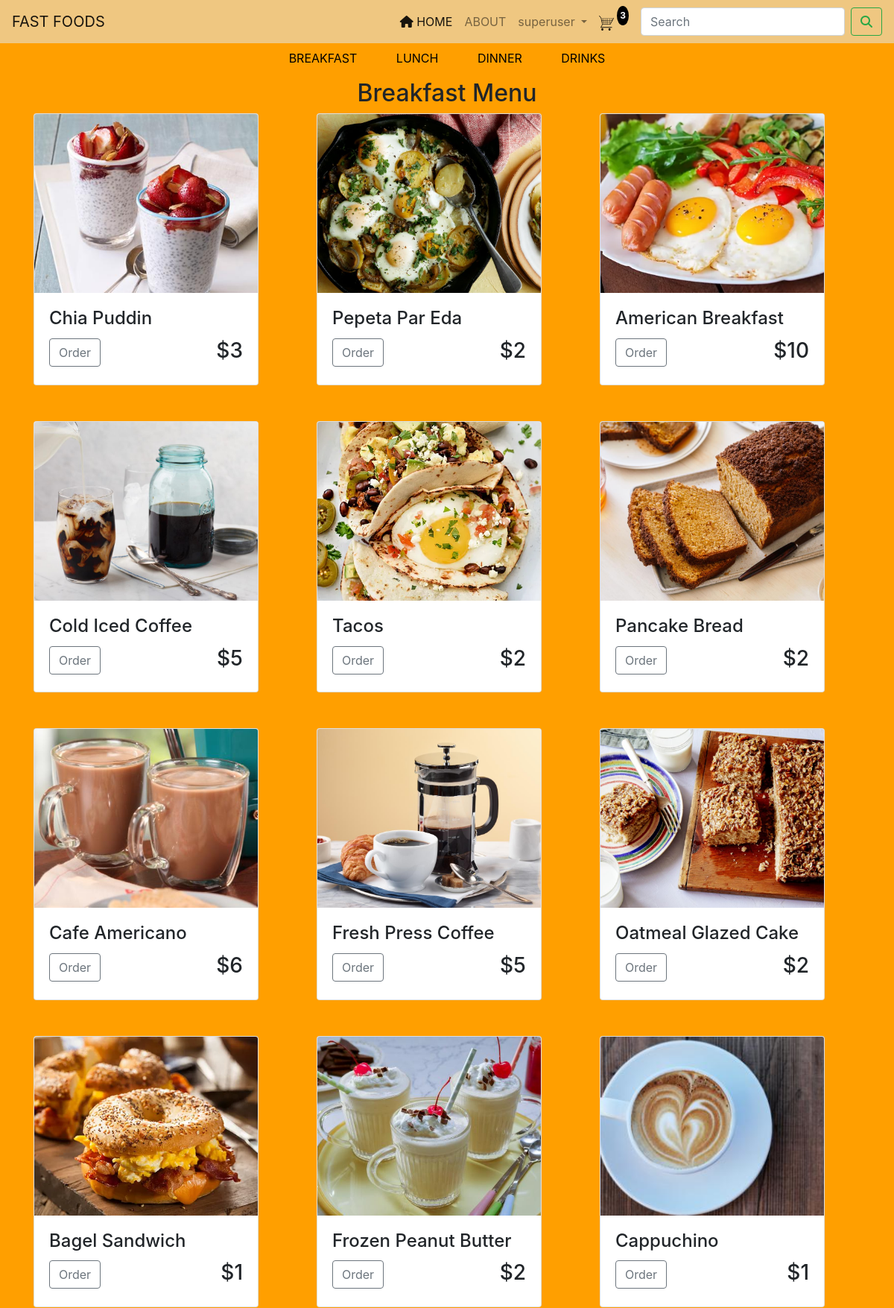
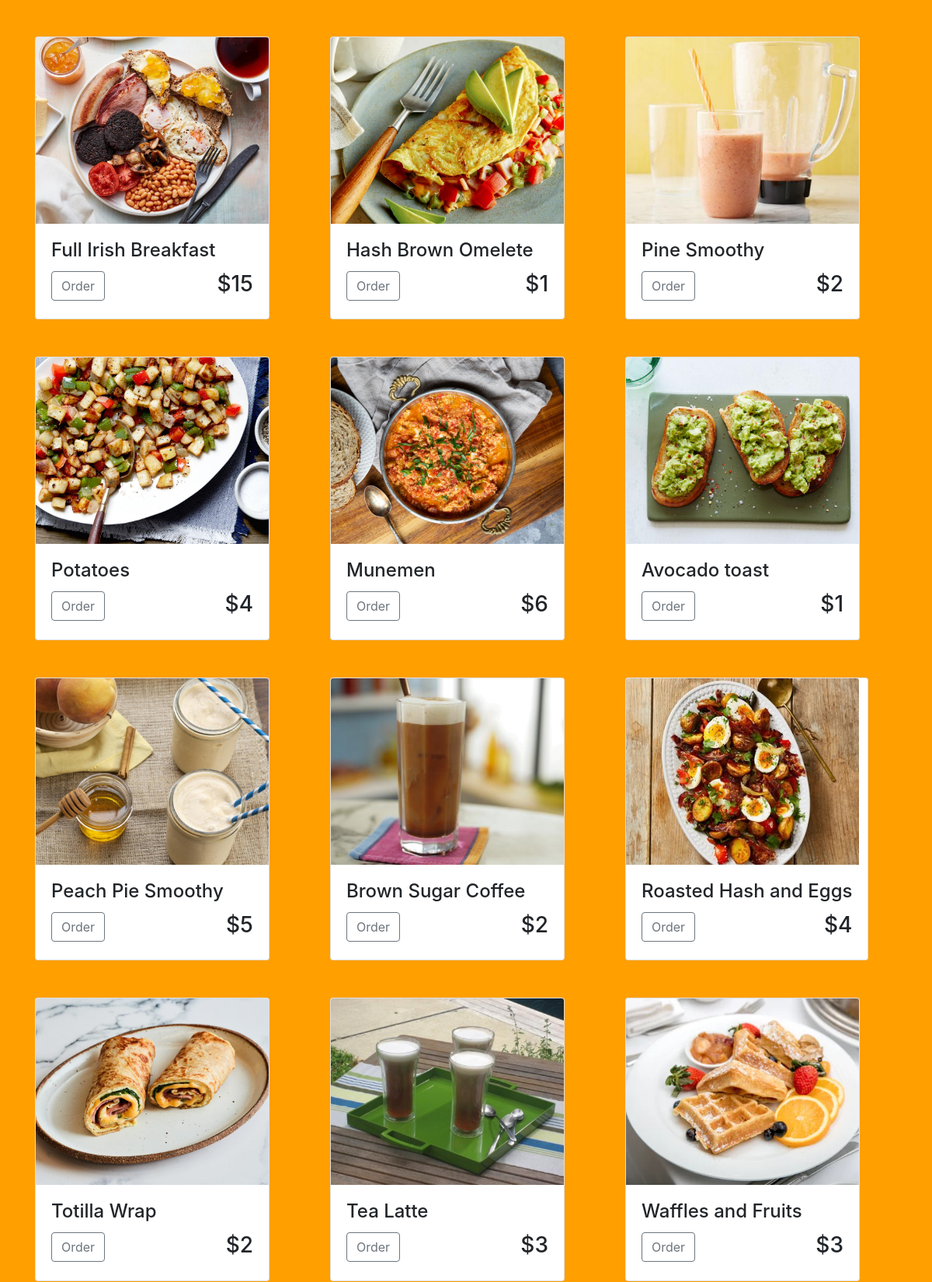
/app/breakfast/ (signed in, upper part), run on the app's committed database (2 pictures, top to bottom).
### app/models.py (models this page shows, shortened)
class Cart(models.Model):
    id = models.UUIDField(primary_key=True, default=uuid.uuid4)
    user = models.ForeignKey(User, on_delete=models.CASCADE)
    completed = models.BooleanField(default=False)
    class Meta:
        verbose_name_plural = 'cart'
    @property
    def no_items(self):
        cartitems = self.cartitems.all()
        quantity= sum([item.quantity for item in cartitems])
        return quantity

class Cartitem(models.Model):
    food = models.ForeignKey(Food, on_delete=models.CASCADE, related_name='items')
    cart = models.ForeignKey(Cart, on_delete=models.CASCADE, related_name='cartitems')
    quantity = models.IntegerField(default=0)
    added_at = models.DateTimeField(auto_now_add=True)
    class Meta:
        verbose_name_plural = 'Cartitem'
        ordering = ('-added_at',)

class Food(models.Model):
    id =models.UUIDField(primary_key=True, default=uuid.uuid4)
    name = models.CharField(max_length=120)
    meal = models.ForeignKey(Meal, on_delete=models.CASCADE, null=True)
    course = models.ForeignKey(Course, on_delete=models.CASCADE, null=True)
    price = models.PositiveIntegerField(null=True)
    image = models.ImageField(upload_to='food_pics/', default='/media/food.jpg')
    created = models.DateTimeField(auto_now_add=True)
    update = models.DateTimeField(auto_now=True)
    class Meta:
        verbose_name_plural ='food'
        ordering =('-created',)

### app/views.py (the view)
# urls.py: path('breakfast/', breakfast, name='breakfast'),
@login_required
def breakfast (request):
    foods = Food.objects.all()
    meal = Meal.objects.filter(name='Breakfast')
    if request.user.is_authenticated:
        cart, created = Cart.objects.get_or_create(user=request.user, completed = False)
    context={
        'foods':foods,
        'meal':meal,
        'cart':cart,
    }
    return render(request, 'pages/breakfast.html',context)

### templates/pages/breakfast.html (shortened to what this page needs)
{% extends 'partials/base.html' %}
{% block content %}
    {%include 'partials/category.html' %}
    <h2 class="text-center">Breakfast Menu</h2>
    <div class="row mb-3">
            {% for food in foods %}
            {% if food.meal.name == "Breakfast" %}
                <div class="col-md-4 d-flex align-items-stretch mb-5">
                    <div class="card text-left h-100">
                    <img class="card-img-top img-fluid" src="{{food.image.url}}" alt="" style="width: 300px;height: 20vw;object-fit: cover;">
                    <div class="card-body">
                        <h4 class="card-title">{{food.name}}</h4>
                        <button value="{{food.id}}" class="btn btn-outline-secondary" href="">Order</button>
                        <h3 style="display: inline-block; float: right;">${{food.price}}</h3>
                    </div>
                    </div>
                </div>
            {%endif%}
            {% endfor %}
        </div>
    </div>
{%endblock%}

### templates/partials/base.html (shortened to what this page needs)
<!DOCTYPE html>
{%load static%}
<html lang="en">
<head>
    <link rel="stylesheet" href="https://cdnjs.cloudflare.com/ajax/libs/font-awesome/6.4.2/css/all.min.css">
    <link rel="stylesheet" href="https://cdn.jsdelivr.net/npm/bootstrap@4.0.0/dist/css/bootstrap.min.css">
    <link rel="stylesheet" href="{% static 'css/style.css' %}">
</head>
<body>
    <nav class="navbar navbar-expand-lg fixed-top navbar-light">
        <a class="navbar-brand" href="#">FAST FOODS</a>
        <div class="collapse navbar-collapse" id="navbarSupportedContent">
          {% if user.is_authenticated %}
          <ul class="navbar-nav ml-auto pr-2">
            <li class="nav-item active">
              <a class="nav-link" href="{% url 'home' %}"> <i class="fa fa-home" aria-hidden="true"></i> HOME <span class="sr-only">(current)</span></a>
            </li>
            <li class="nav-item">
              <a class="nav-link" href="#">ABOUT</a>
            </li>
            <li class="nav-item dropdown">
              <a class="nav-link dropdown-toggle" href="#" id="navbarDropdown" role="button" data-toggle="dropdown" aria-haspopup="true" aria-expanded="false">
                {{user.username}}
              </a>
            </li>
          </ul>
          <div class="form-inline mr-3" >
            <a class=" " href="{% url 'cart' %}">
                <img style="display: inline;" id="cart-icon" src="/media/cart.png" alt="" height="20px" width="20px">
            </a>
            <p class="text-white rounded-circle ml-1 p-1" id="no_items" style="background-color: black; color: #fff;font-size: 12px;font-weight: 700;" id="cart-total">{{cart.no_items}}</p>
          </div>
          <form class="form-inline my-2 my-lg-0">
            <input class="form-control mr-sm-2" type="search" placeholder="Search" aria-label="Search">
            <button class="btn btn-outline-success my-2 my-sm-0" type="submit"><i class="fa fa-search" aria-hidden="true"></i></button>
          </form>
          {% endif %}
        </div>
      </nav>
      <div class="container">
        {% block content %}
        {% endblock %}
</body>
</html>

### static/css/style.css (style rules this page uses)
body { background-color: #ff9f00 !important; }
.navbar { background-color: #efc781; }

### data on the page
Cart: no_items "3"
Food: image (picture), name "Chia Puddin", price "3"
Food: image (picture), name "Pepeta Par Eda", price "2"
Food: image (picture), name "American Breakfast", price "10"
Food: image (picture), name "Cold Iced Coffee", price "5"
Food: image (picture), name "Tacos", price "2"
Food: image (picture), name "Pancake Bread", price "2"
Food: image (picture), name "Cafe Americano", price "6"
Food: image (picture), name "Fresh Press Coffee", price "5"
Food: image (picture), name "Oatmeal Glazed Cake", price "2"
Food: image (picture), name "Bagel Sandwich", price "1"
Food: image (picture), name "Frozen Peanut Butter", price "2"
Food: image (picture), name "Cappuchino", price "1"
Food: image (picture), name "Full Irish Breakfast", price "15"
Food: image (picture), name "Hash Brown Omelete", price "1"
Food: image (picture), name "Pine Smoothy", price "2"
Food: image (picture), name "Potatoes", price "4"
Food: image (picture), name "Munemen", price "6"
Food: image (picture), name "Avocado toast", price "1"
Food: image (picture), name "Peach Pie Smoothy", price "5"
Food: image (picture), name "Brown Sugar Coffee", price "2"
Food: image (picture), name "Roasted Hash and Eggs", price "4"
Food: image (picture), name "Totilla Wrap", price "2"
Food: image (picture), name "Tea Latte", price "3"
Food: image (picture), name "Waffles and Fruits", price "3"

### other printed values
{{ user.username }} "superuser"
